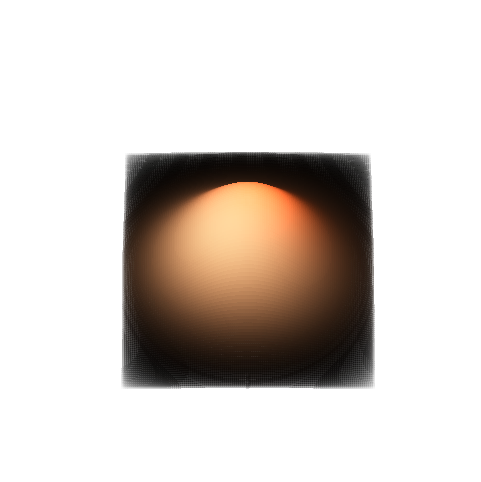

The Python source for this figure:
import matplotlib
matplotlib.use("Agg")
import matplotlib.pyplot as plt
import numpy as np
from matplotlib.colors import LightSource

# test antialiased
n = 128
x = np.linspace(-1.5, 1.5, n)
y = np.linspace(-2.0, 2.0, n)
X, Y = np.meshgrid(x, y)
Z = np.exp(-(X**2 + Y**2))

ls = LightSource(azdeg=315, altdeg=55)
rgb = ls.shade(Z, cmap=plt.cm.copper, blend_mode="soft")
if rgb.shape[2] == 4: rgb = rgb[:, :, :3]

mask_x = np.cos(np.clip(X / 1.5 * (np.pi / 2), -np.pi/2, np.pi/2))
mask_y = np.cos(np.clip(Y / 2.0 * (np.pi / 2), -np.pi/2, np.pi/2))
alpha = (mask_x * mask_y)**0.5
rgba = np.dstack((rgb, alpha))

fig = plt.figure(figsize=(6, 6))
ax = fig.add_subplot(111, projection='3d')
ax.plot_surface(X, Y, Z, facecolors=rgba, rstride=1, cstride=1, antialiased=False, shade=False)
ax.view_init(elev=70, azim=-90)
ax.set_axis_off()
plt.savefig("test_aa.png", transparent=True, bbox_inches="tight")
